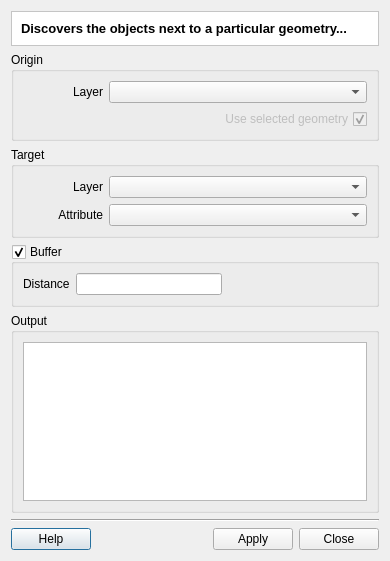
<?xml version="1.0" encoding="UTF-8"?>
<ui version="4.0">
 <class>ProximityDialogForm</class>
 <widget class="QDialog" name="ProximityDialogForm">
  <property name="geometry">
   <rect>
    <x>0</x>
    <y>0</y>
    <width>390</width>
    <height>561</height>
   </rect>
  </property>
  <property name="windowTitle">
   <string>Proximity</string>
  </property>
  <layout class="QGridLayout" name="gridLayout_14">
   <item row="0" column="0">
    <layout class="QGridLayout" name="gridLayout_13">
     <item row="0" column="0">
      <widget class="QFrame" name="frame">
       <property name="styleSheet">
        <string notr="true">QWidget { background: white }</string>
       </property>
       <property name="frameShape">
        <enum>QFrame::StyledPanel</enum>
       </property>
       <property name="frameShadow">
        <enum>QFrame::Sunken</enum>
       </property>
       <layout class="QGridLayout" name="gridLayout_6">
        <item row="0" column="0">
         <widget class="QLabel" name="m_titleLabel">
          <property name="font">
           <font>
            <pointsize>10</pointsize>
            <weight>75</weight>
            <bold>true</bold>
           </font>
          </property>
          <property name="text">
           <string>Discovers the objects next to a particular geometry...</string>
          </property>
         </widget>
        </item>
       </layout>
      </widget>
     </item>
     <item row="1" column="0">
      <widget class="QGroupBox" name="groupBox">
       <property name="title">
        <string>Origin</string>
       </property>
       <property name="flat">
        <bool>true</bool>
       </property>
       <layout class="QGridLayout" name="gridLayout_5">
        <item row="0" column="0">
         <layout class="QGridLayout" name="gridLayout_2">
          <item row="0" column="0">
           <layout class="QGridLayout" name="gridLayout">
            <item row="0" column="0">
             <widget class="QLabel" name="label_2">
              <property name="minimumSize">
               <size>
                <width>80</width>
                <height>0</height>
               </size>
              </property>
              <property name="text">
               <string>Layer</string>
              </property>
              <property name="alignment">
               <set>Qt::AlignRight|Qt::AlignTrailing|Qt::AlignVCenter</set>
              </property>
             </widget>
            </item>
            <item row="0" column="1">
             <widget class="QComboBox" name="m_originLayerComboBox">
              <property name="sizePolicy">
               <sizepolicy hsizetype="MinimumExpanding" vsizetype="Fixed">
                <horstretch>0</horstretch>
                <verstretch>0</verstretch>
               </sizepolicy>
              </property>
             </widget>
            </item>
           </layout>
          </item>
          <item row="1" column="0">
           <widget class="QCheckBox" name="m_useSelGeomCheckBox">
            <property name="enabled">
             <bool>false</bool>
            </property>
            <property name="layoutDirection">
             <enum>Qt::RightToLeft</enum>
            </property>
            <property name="text">
             <string>Use selected geometry</string>
            </property>
            <property name="checked">
             <bool>true</bool>
            </property>
           </widget>
          </item>
         </layout>
        </item>
       </layout>
      </widget>
     </item>
     <item row="2" column="0">
      <widget class="QGroupBox" name="groupBox_3">
       <property name="title">
        <string>Target</string>
       </property>
       <property name="flat">
        <bool>true</bool>
       </property>
       <layout class="QGridLayout" name="gridLayout_12">
        <item row="0" column="0">
         <layout class="QGridLayout" name="gridLayout_11">
          <item row="0" column="0">
           <layout class="QGridLayout" name="gridLayout_7">
            <item row="0" column="0">
             <widget class="QLabel" name="label_3">
              <property name="minimumSize">
               <size>
                <width>80</width>
                <height>0</height>
               </size>
              </property>
              <property name="text">
               <string>Layer</string>
              </property>
              <property name="alignment">
               <set>Qt::AlignRight|Qt::AlignTrailing|Qt::AlignVCenter</set>
              </property>
             </widget>
            </item>
            <item row="0" column="1">
             <widget class="QComboBox" name="m_targetLayerComboBox">
              <property name="sizePolicy">
               <sizepolicy hsizetype="MinimumExpanding" vsizetype="Fixed">
                <horstretch>0</horstretch>
                <verstretch>0</verstretch>
               </sizepolicy>
              </property>
             </widget>
            </item>
           </layout>
          </item>
          <item row="1" column="0">
           <layout class="QGridLayout" name="gridLayout_10">
            <item row="0" column="0">
             <widget class="QLabel" name="label_4">
              <property name="minimumSize">
               <size>
                <width>80</width>
                <height>0</height>
               </size>
              </property>
              <property name="text">
               <string>Attribute</string>
              </property>
              <property name="alignment">
               <set>Qt::AlignRight|Qt::AlignTrailing|Qt::AlignVCenter</set>
              </property>
             </widget>
            </item>
            <item row="0" column="1">
             <widget class="QComboBox" name="m_targetAttrComboBox">
              <property name="sizePolicy">
               <sizepolicy hsizetype="MinimumExpanding" vsizetype="Fixed">
                <horstretch>0</horstretch>
                <verstretch>0</verstretch>
               </sizepolicy>
              </property>
             </widget>
            </item>
           </layout>
          </item>
         </layout>
        </item>
       </layout>
      </widget>
     </item>
     <item row="3" column="0">
      <widget class="QGroupBox" name="m_bufferGroupBox">
       <property name="title">
        <string>Buffer</string>
       </property>
       <property name="checkable">
        <bool>true</bool>
       </property>
       <layout class="QGridLayout" name="gridLayout_9">
        <item row="0" column="0">
         <layout class="QGridLayout" name="gridLayout_8">
          <item row="0" column="0">
           <widget class="QLabel" name="label">
            <property name="text">
             <string>Distance</string>
            </property>
           </widget>
          </item>
          <item row="0" column="1">
           <widget class="QLineEdit" name="m_distanceLineEdit"/>
          </item>
          <item row="0" column="2">
           <spacer name="horizontalSpacer_2">
            <property name="orientation">
             <enum>Qt::Horizontal</enum>
            </property>
            <property name="sizeHint" stdset="0">
             <size>
              <width>40</width>
              <height>20</height>
             </size>
            </property>
           </spacer>
          </item>
         </layout>
        </item>
       </layout>
      </widget>
     </item>
     <item row="4" column="0">
      <widget class="QGroupBox" name="groupBox_2">
       <property name="sizePolicy">
        <sizepolicy hsizetype="Preferred" vsizetype="Preferred">
         <horstretch>0</horstretch>
         <verstretch>0</verstretch>
        </sizepolicy>
       </property>
       <property name="title">
        <string>Output</string>
       </property>
       <property name="flat">
        <bool>true</bool>
       </property>
       <layout class="QGridLayout" name="gridLayout_4">
        <item row="0" column="0">
         <widget class="QListWidget" name="m_listWidget"/>
        </item>
       </layout>
      </widget>
     </item>
     <item row="5" column="0">
      <layout class="QGridLayout" name="gridLayout_3">
       <item row="0" column="0" colspan="4">
        <widget class="Line" name="line">
         <property name="orientation">
          <enum>Qt::Horizontal</enum>
         </property>
        </widget>
       </item>
       <item row="1" column="0">
        <widget class="QPushButton" name="m_helpPushButton">
         <property name="text">
          <string>Help</string>
         </property>
        </widget>
       </item>
       <item row="1" column="1">
        <spacer name="horizontalSpacer">
         <property name="orientation">
          <enum>Qt::Horizontal</enum>
         </property>
         <property name="sizeHint" stdset="0">
          <size>
           <width>40</width>
           <height>20</height>
          </size>
         </property>
        </spacer>
       </item>
       <item row="1" column="2">
        <widget class="QPushButton" name="m_okPushButton">
         <property name="text">
          <string>Apply</string>
         </property>
        </widget>
       </item>
       <item row="1" column="3">
        <widget class="QPushButton" name="m_cancelPushButton">
         <property name="text">
          <string>Close</string>
         </property>
        </widget>
       </item>
      </layout>
     </item>
    </layout>
   </item>
  </layout>
 </widget>
 <tabstops>
  <tabstop>m_originLayerComboBox</tabstop>
  <tabstop>m_useSelGeomCheckBox</tabstop>
  <tabstop>m_targetLayerComboBox</tabstop>
  <tabstop>m_targetAttrComboBox</tabstop>
  <tabstop>m_bufferGroupBox</tabstop>
  <tabstop>m_distanceLineEdit</tabstop>
  <tabstop>m_listWidget</tabstop>
  <tabstop>m_okPushButton</tabstop>
  <tabstop>m_cancelPushButton</tabstop>
  <tabstop>m_helpPushButton</tabstop>
 </tabstops>
 <resources/>
 <connections>
  <connection>
   <sender>m_cancelPushButton</sender>
   <signal>clicked()</signal>
   <receiver>ProximityDialogForm</receiver>
   <slot>reject()</slot>
   <hints>
    <hint type="sourcelabel">
     <x>344</x>
     <y>234</y>
    </hint>
    <hint type="destinationlabel">
     <x>343</x>
     <y>251</y>
    </hint>
   </hints>
  </connection>
 </connections>
</ui>
